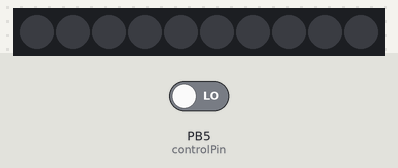
Recording of a sketch running on a simulated ATtiny85, built with avr-gcc and run on an emulated ATtiny85. On the bench: 10 RGB LEDs in strip order, left to right. The test bench sets the inputs (shaded band); at power-on: PB5 (controlPin) LOW.

Above: at 1.2 s.
1.3 s: PB5 (controlPin) driven HIGH
At 2.4 s:
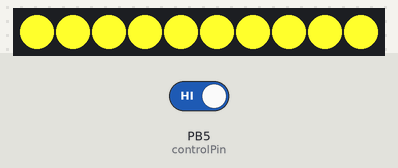
2.8 s: PB5 (controlPin) driven LOW
At 3.5 s:
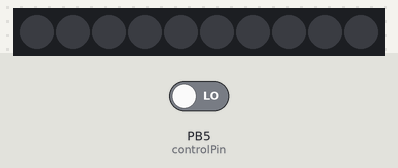
Timing chart, 0 to 5.8 s (numbered marks = the images above; inputs shaded):
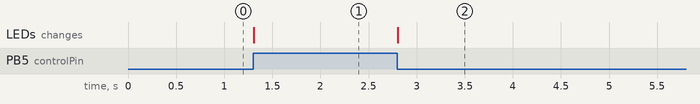

Measured:
- after the input at 1.3 s, the LEDs: change at once (image 1)
- after the input at 2.8 s, the LEDs: change at once (image 2)

The sketch:

whitelamp.ino
```cpp
#include "LPD8806.h"
#include "SPI.h" // Comment out this line if using Trinket or Gemma
#ifdef __AVR_ATtiny85__
 #include <avr/power.h>
#endif

// Example to control LPD8806-based RGB LED Modules in a strip

/*****************************************************************************/

// Number of RGB LEDs in strand:
int nLEDs = 10;

// Chose 2 pins for output; can be any valid output pins:
int dataPin  = 2;
int clockPin = 3;

int controlPin = 5;
int input = 0;

// First parameter is the number of LEDs in the strand.  The LED strips
// are 32 LEDs per meter but you can extend or cut the strip.  Next two
// parameters are SPI data and clock pins:
LPD8806 strip = LPD8806(nLEDs, dataPin, clockPin);

// You can optionally use hardware SPI for faster writes, just leave out
// the data and clock pin parameters.  But this does limit use to very
// specific pins on the Arduino.  For "classic" Arduinos (Uno, Duemilanove,
// etc.), data = pin 11, clock = pin 13.  For Arduino Mega, data = pin 51,
// clock = pin 52.  For 32u4 Breakout Board+ and Teensy, data = pin B2,
// clock = pin B1.  For Leonardo, this can ONLY be done on the ICSP pins.
//LPD8806 strip = LPD8806(nLEDs);

void setup() {
  pinMode(controlPin, INPUT);
#if defined(__AVR_ATtiny85__) && (F_CPU == 16000000L)
  clock_prescale_set(clock_div_1); // Enable 16 MHz on Trinket
#endif
}


void loop() {
  input = digitalRead(controlPin);

  if (input > 0) {
    turnLightOn();
  }
  else {
    turnLightOff();
  }
}

void turnLightOn() {
  // Start up the LED strip
  strip.begin();

  int i;
  for(i=0; i<nLEDs; i++) {
    strip.setPixelColor(i, 255, 255, 150); // Set new pixel 'on'
  }

  // Update the strip, to start they are all 'off'
  strip.show();
}

void turnLightOff() {
  // Start up the LED strip
  strip.begin();

  int i;
  for(i=0; i<nLEDs; i++) {
    strip.setPixelColor(i, 0, 0, 0); // Set new pixel 'on'
  }

  // Update the strip, to start they are all 'off'
  strip.show();
}
```
